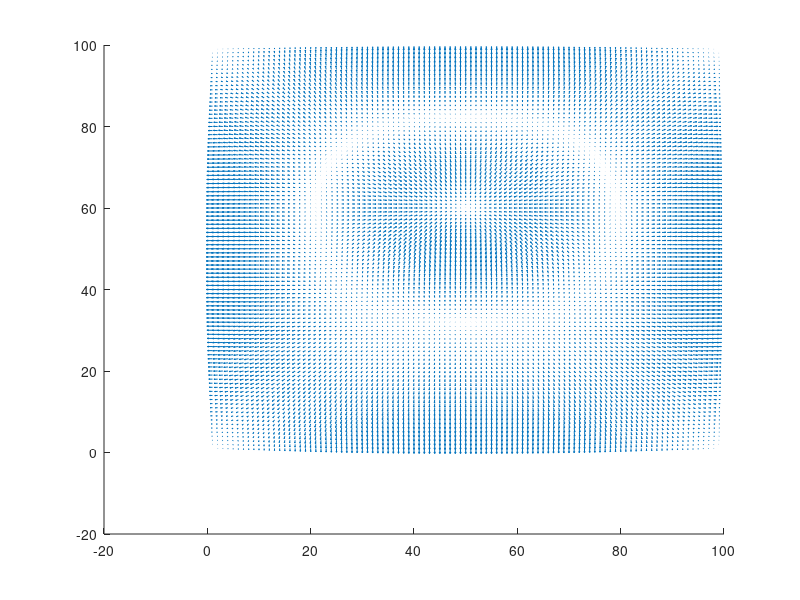

Source code (MATLAB):
clear
clc

matrixSize = 1000;
h=10;

circularLimit=round(matrixSize/(2*h));

radio =200/h;
a=0.850*radio;
b=0.850*radio;

matrix =zeros(matrixSize/h);

center  = matrixSize/(2*h);

Y =zeros(1000/h);
for i = 1:1:1000/h
     Y(i,:) = i;
end

X =zeros(1000/h);
for i = 1:1:1000/h
     X(:,i) = i;
end

for x = center-circularLimit+2:1:center+circularLimit+1-3
	for  y = center-circularLimit+2:1:center+circularLimit-2
        xComp = ((x-center)^2)/a^2;
        yComp = ((y-center)^2)/b^2;
		if ( xComp+yComp<1 )
			if y<=center
				matrix(y,x) = 1000;
			else
				matrix(y,x) = -1000;
			end
        else if ((x-center)^2 + (y-center)^2) < 50^2
                matrix(y,x) = 500;
            end
        end
                
	end
end

w = 4 / ( 2 + sqrt(4 - (cos(pi/(1000/h - 1))+cos(pi/(1000/h - 1)) )   ));
r = 1;
e =10E-10;
while (r>e)
    
    for x = center-circularLimit+2:1:center+circularLimit-2
        for  y = center-circularLimit+2:1:center+circularLimit-2
                r = (matrix(x+1,y) + matrix(x-1,y) + matrix(x,y-1) + matrix(x,y+1) - 4*matrix(x,y))/4;
                matrix(x,y) = matrix(x,y)+r*w;
                
        end
    end
    
    for x = center+circularLimit-2:-1:center-circularLimit+2
        for  y = center+circularLimit-2:-1:center-circularLimit+2
            
                r = (matrix(x+1,y) + matrix(x-1,y) + matrix(x,y-1) + matrix(x,y+1) - 4*matrix(x,y))/4;
                matrix(x,y) = matrix(x,y)+r*w;
                
        end
    end
end

% surf(matrix);
% axis equal;
% hold on
% figure
% contour(X,Y,matrix);
hold on
[DX,DY] = gradient(matrix,1,1);
quiver(X,Y,-1*DX,-1*DY);